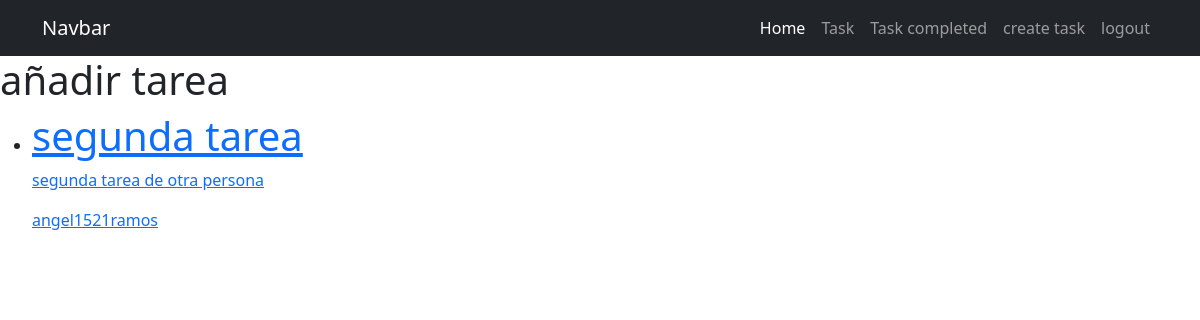
The page /task/visualizar/ (signed in) on the database its author committed.
### tasks/models.py (models this page shows, shortened)
class Task(models.Model):
    titulo = models.CharField(max_length=100)
    descripcion = models.TextField(blank=True)
    creacion = models.DateTimeField(auto_now_add=True)
    fechaCompletada = models.DateTimeField(null=True, blank=True)
    importante = models.BooleanField(default=False)
    usuario = models.ForeignKey(User, on_delete=models.CASCADE)

### tasks/views.py (the view)
# urls.py: path('task/visualizar/', views.view_task, name='task'),
@login_required
def view_task(request):
    tasks = Task.objects.filter(
        usuario=request.user, fechaCompletada__isnull=True)
    return render(request, 'task-crud/visualizar.html', {'tasks': tasks})

### tasks/templates/task-crud/visualizar.html (shortened to what this page needs)
{% extends 'base.html' %} {% block contenido %} {{error}}
<h1>añadir tarea</h1>
<ul>
  {% for x in tasks %}
  <li>
    <a href="{% url 'detail_task' x.id %}">
      {% if x.importante %}
      <h1>{{x.titulo}}</h1>
      {% else %}
      <h3>{{x.titulo}}</h3>
      {% endif %}
      <p>{{x.descripcion}}</p>
      <p>{{x.usuario.username}}</p>
    </a>
  </li>
  {% endfor %}
</ul>
{% endblock contenido %}

### rows shown on the page
Task: titulo "segunda tarea", descripcion "segunda tarea de otra persona", usuario.username "angel1521ramos"
